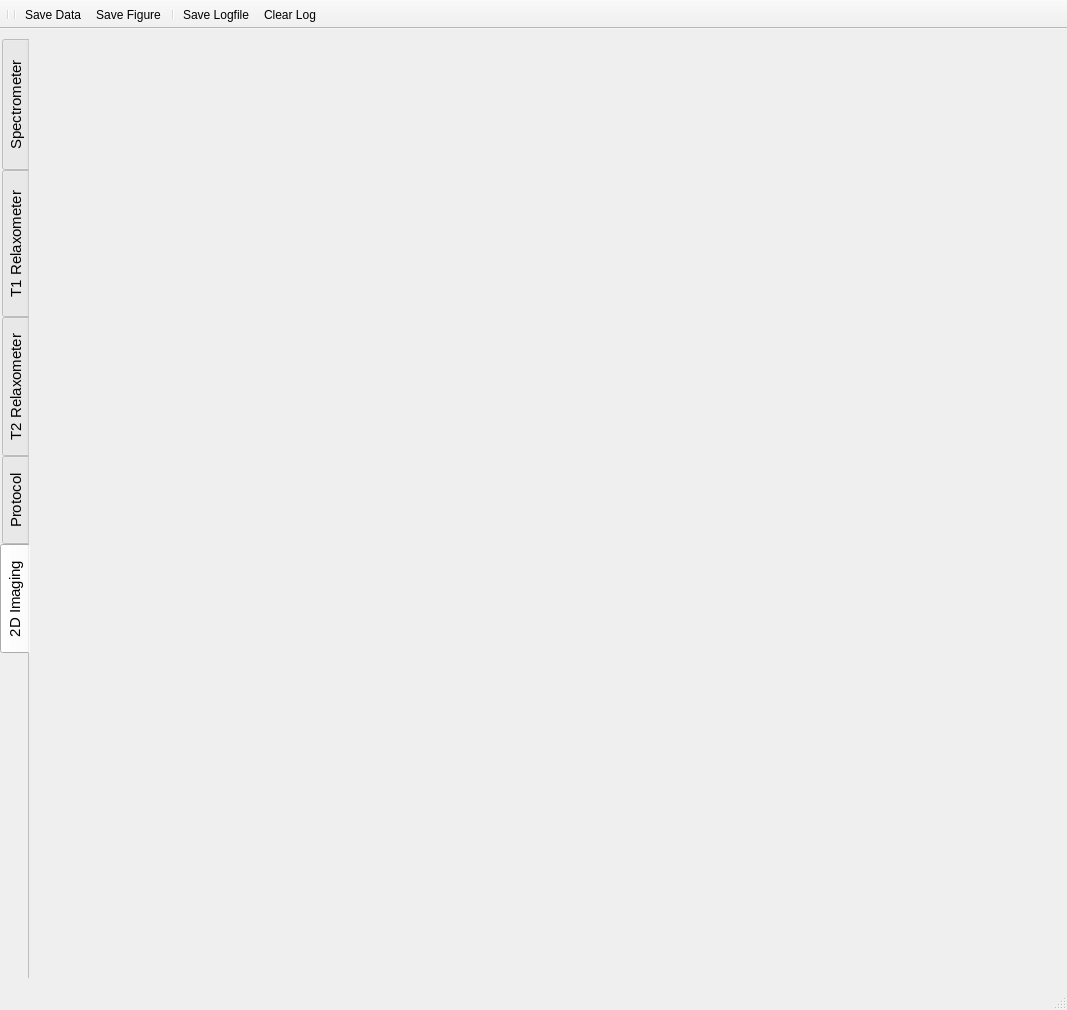
<?xml version="1.0" encoding="UTF-8"?>
<ui version="4.0">
 <class>main_window</class>
 <widget class="QMainWindow" name="main_window">
  <property name="geometry">
   <rect>
    <x>0</x>
    <y>0</y>
    <width>1067</width>
    <height>1010</height>
   </rect>
  </property>
  <property name="windowTitle">
   <string>MainWindow</string>
  </property>
  <property name="autoFillBackground">
   <bool>false</bool>
  </property>
  <property name="animated">
   <bool>true</bool>
  </property>
  <property name="documentMode">
   <bool>true</bool>
  </property>
  <property name="tabShape">
   <enum>QTabWidget::Rounded</enum>
  </property>
  <widget class="QWidget" name="centralwidget">
   <property name="autoFillBackground">
    <bool>false</bool>
   </property>
   <layout class="QHBoxLayout" name="horizontalLayout">
    <property name="spacing">
     <number>10</number>
    </property>
    <property name="leftMargin">
     <number>0</number>
    </property>
    <property name="topMargin">
     <number>10</number>
    </property>
    <property name="rightMargin">
     <number>15</number>
    </property>
    <property name="bottomMargin">
     <number>10</number>
    </property>
    <item>
     <widget class="QTabWidget" name="plotTabWidget">
      <property name="sizePolicy">
       <sizepolicy hsizetype="Expanding" vsizetype="Expanding">
        <horstretch>0</horstretch>
        <verstretch>0</verstretch>
       </sizepolicy>
      </property>
      <property name="sizeIncrement">
       <size>
        <width>0</width>
        <height>0</height>
       </size>
      </property>
      <property name="baseSize">
       <size>
        <width>0</width>
        <height>0</height>
       </size>
      </property>
      <property name="font">
       <font>
        <pointsize>11</pointsize>
        <weight>50</weight>
        <bold>false</bold>
       </font>
      </property>
      <property name="contextMenuPolicy">
       <enum>Qt::DefaultContextMenu</enum>
      </property>
      <property name="layoutDirection">
       <enum>Qt::LeftToRight</enum>
      </property>
      <property name="autoFillBackground">
       <bool>true</bool>
      </property>
      <property name="tabPosition">
       <enum>QTabWidget::West</enum>
      </property>
      <property name="tabShape">
       <enum>QTabWidget::Rounded</enum>
      </property>
      <property name="currentIndex">
       <number>4</number>
      </property>
      <property name="iconSize">
       <size>
        <width>10</width>
        <height>10</height>
       </size>
      </property>
      <property name="elideMode">
       <enum>Qt::ElideNone</enum>
      </property>
      <property name="usesScrollButtons">
       <bool>false</bool>
      </property>
      <property name="documentMode">
       <bool>true</bool>
      </property>
      <property name="tabsClosable">
       <bool>false</bool>
      </property>
      <property name="movable">
       <bool>false</bool>
      </property>
      <property name="tabBarAutoHide">
       <bool>false</bool>
      </property>
      <widget class="QWidget" name="spectrometer">
       <attribute name="title">
        <string>  Spectrometer  </string>
       </attribute>
       <layout class="QHBoxLayout" name="horizontalLayout_4">
        <property name="spacing">
         <number>0</number>
        </property>
        <property name="leftMargin">
         <number>0</number>
        </property>
        <property name="topMargin">
         <number>0</number>
        </property>
        <property name="rightMargin">
         <number>0</number>
        </property>
        <property name="bottomMargin">
         <number>0</number>
        </property>
        <item>
         <widget class="QWidget" name="spectrometerWidget" native="true">
          <property name="autoFillBackground">
           <bool>false</bool>
          </property>
          <layout class="QVBoxLayout" name="spectrometerLayout">
           <property name="spacing">
            <number>10</number>
           </property>
           <property name="leftMargin">
            <number>0</number>
           </property>
           <property name="topMargin">
            <number>0</number>
           </property>
           <property name="rightMargin">
            <number>0</number>
           </property>
           <property name="bottomMargin">
            <number>0</number>
           </property>
          </layout>
         </widget>
        </item>
       </layout>
      </widget>
      <widget class="QWidget" name="T1relaxometer">
       <property name="sizePolicy">
        <sizepolicy hsizetype="Preferred" vsizetype="Preferred">
         <horstretch>0</horstretch>
         <verstretch>0</verstretch>
        </sizepolicy>
       </property>
       <property name="minimumSize">
        <size>
         <width>0</width>
         <height>0</height>
        </size>
       </property>
       <property name="maximumSize">
        <size>
         <width>16777215</width>
         <height>16777215</height>
        </size>
       </property>
       <attribute name="title">
        <string>  T1 Relaxometer  </string>
       </attribute>
       <layout class="QHBoxLayout" name="horizontalLayout_2">
        <property name="spacing">
         <number>0</number>
        </property>
        <property name="leftMargin">
         <number>0</number>
        </property>
        <property name="topMargin">
         <number>0</number>
        </property>
        <property name="rightMargin">
         <number>0</number>
        </property>
        <property name="bottomMargin">
         <number>0</number>
        </property>
        <item>
         <widget class="QWidget" name="verticalWidget" native="true">
          <property name="autoFillBackground">
           <bool>false</bool>
          </property>
          <layout class="QVBoxLayout" name="T1relaxLayout">
           <property name="spacing">
            <number>10</number>
           </property>
           <property name="leftMargin">
            <number>0</number>
           </property>
           <property name="topMargin">
            <number>0</number>
           </property>
           <property name="rightMargin">
            <number>0</number>
           </property>
           <property name="bottomMargin">
            <number>0</number>
           </property>
          </layout>
         </widget>
        </item>
       </layout>
      </widget>
      <widget class="QWidget" name="T2relaxometer">
       <attribute name="title">
        <string> T2 Relaxometer </string>
       </attribute>
       <layout class="QHBoxLayout" name="horizontalLayout_6">
        <property name="spacing">
         <number>0</number>
        </property>
        <property name="leftMargin">
         <number>0</number>
        </property>
        <property name="topMargin">
         <number>0</number>
        </property>
        <property name="rightMargin">
         <number>0</number>
        </property>
        <property name="bottomMargin">
         <number>0</number>
        </property>
        <item>
         <widget class="QWidget" name="horizontalWidget" native="true">
          <layout class="QHBoxLayout" name="T2relaxLayout">
           <property name="spacing">
            <number>0</number>
           </property>
           <property name="leftMargin">
            <number>0</number>
           </property>
           <property name="topMargin">
            <number>0</number>
           </property>
           <property name="rightMargin">
            <number>0</number>
           </property>
           <property name="bottomMargin">
            <number>0</number>
           </property>
          </layout>
         </widget>
        </item>
       </layout>
      </widget>
      <widget class="QWidget" name="protocol">
       <attribute name="title">
        <string> Protocol </string>
       </attribute>
       <layout class="QHBoxLayout" name="horizontalLayout_5">
        <property name="spacing">
         <number>0</number>
        </property>
        <property name="leftMargin">
         <number>0</number>
        </property>
        <property name="topMargin">
         <number>0</number>
        </property>
        <property name="rightMargin">
         <number>0</number>
        </property>
        <property name="bottomMargin">
         <number>0</number>
        </property>
        <item>
         <widget class="QWidget" name="verticalWidget" native="true">
          <layout class="QVBoxLayout" name="verticalLayout">
           <property name="spacing">
            <number>0</number>
           </property>
           <property name="leftMargin">
            <number>0</number>
           </property>
           <property name="topMargin">
            <number>0</number>
           </property>
           <property name="rightMargin">
            <number>0</number>
           </property>
           <property name="bottomMargin">
            <number>0</number>
           </property>
           <item>
            <widget class="QWidget" name="CC" native="true">
             <property name="sizePolicy">
              <sizepolicy hsizetype="Preferred" vsizetype="Fixed">
               <horstretch>0</horstretch>
               <verstretch>0</verstretch>
              </sizepolicy>
             </property>
             <property name="minimumSize">
              <size>
               <width>0</width>
               <height>300</height>
              </size>
             </property>
             <property name="maximumSize">
              <size>
               <width>16777215</width>
               <height>300</height>
              </size>
             </property>
             <property name="font">
              <font>
               <pointsize>10</pointsize>
               <weight>75</weight>
               <bold>true</bold>
              </font>
             </property>
             <layout class="QHBoxLayout" name="protocolLayout">
              <property name="spacing">
               <number>0</number>
              </property>
              <property name="leftMargin">
               <number>0</number>
              </property>
              <property name="topMargin">
               <number>0</number>
              </property>
              <property name="rightMargin">
               <number>0</number>
              </property>
              <property name="bottomMargin">
               <number>0</number>
              </property>
             </layout>
            </widget>
           </item>
           <item>
            <widget class="QWidget" name="Plot" native="true">
             <layout class="QHBoxLayout" name="protocolPlotLayout">
              <property name="spacing">
               <number>0</number>
              </property>
              <property name="leftMargin">
               <number>0</number>
              </property>
              <property name="topMargin">
               <number>0</number>
              </property>
              <property name="rightMargin">
               <number>0</number>
              </property>
              <property name="bottomMargin">
               <number>0</number>
              </property>
             </layout>
            </widget>
           </item>
          </layout>
         </widget>
        </item>
       </layout>
      </widget>
      <widget class="QWidget" name="imaging">
       <attribute name="title">
        <string> 2D Imaging </string>
       </attribute>
       <layout class="QHBoxLayout" name="horizontalLayout_3">
        <property name="spacing">
         <number>0</number>
        </property>
        <property name="leftMargin">
         <number>0</number>
        </property>
        <property name="topMargin">
         <number>0</number>
        </property>
        <property name="rightMargin">
         <number>0</number>
        </property>
        <property name="bottomMargin">
         <number>0</number>
        </property>
        <item>
         <widget class="QWidget" name="verticalWidget" native="true">
          <layout class="QVBoxLayout" name="imagingLayout">
           <property name="spacing">
            <number>0</number>
           </property>
           <property name="leftMargin">
            <number>0</number>
           </property>
           <property name="topMargin">
            <number>0</number>
           </property>
           <property name="rightMargin">
            <number>0</number>
           </property>
           <property name="bottomMargin">
            <number>0</number>
           </property>
          </layout>
         </widget>
        </item>
       </layout>
      </widget>
     </widget>
    </item>
    <item>
     <widget class="QWidget" name="Controlbar" native="true">
      <property name="sizePolicy">
       <sizepolicy hsizetype="Fixed" vsizetype="Preferred">
        <horstretch>0</horstretch>
        <verstretch>0</verstretch>
       </sizepolicy>
      </property>
      <property name="minimumSize">
       <size>
        <width>320</width>
        <height>0</height>
       </size>
      </property>
      <property name="autoFillBackground">
       <bool>false</bool>
      </property>
      <layout class="QVBoxLayout" name="controlbarLayout">
       <property name="spacing">
        <number>0</number>
       </property>
       <property name="leftMargin">
        <number>0</number>
       </property>
       <property name="topMargin">
        <number>18</number>
       </property>
       <property name="rightMargin">
        <number>0</number>
       </property>
       <property name="bottomMargin">
        <number>0</number>
       </property>
       <item>
        <widget class="QScrollArea" name="ccScroll">
         <property name="autoFillBackground">
          <bool>true</bool>
         </property>
         <property name="frameShape">
          <enum>QFrame::NoFrame</enum>
         </property>
         <property name="frameShadow">
          <enum>QFrame::Plain</enum>
         </property>
         <property name="lineWidth">
          <number>0</number>
         </property>
         <property name="horizontalScrollBarPolicy">
          <enum>Qt::ScrollBarAlwaysOff</enum>
         </property>
         <property name="widgetResizable">
          <bool>true</bool>
         </property>
         <property name="alignment">
          <set>Qt::AlignHCenter|Qt::AlignTop</set>
         </property>
         <widget class="QWidget" name="scrollAreaWidgetContents">
          <property name="geometry">
           <rect>
            <x>0</x>
            <y>0</y>
            <width>320</width>
            <height>879</height>
           </rect>
          </property>
         </widget>
        </widget>
       </item>
      </layout>
     </widget>
    </item>
   </layout>
  </widget>
  <widget class="QMenuBar" name="menubar">
   <property name="geometry">
    <rect>
     <x>0</x>
     <y>0</y>
     <width>1067</width>
     <height>22</height>
    </rect>
   </property>
  </widget>
  <widget class="QStatusBar" name="statusbar"/>
  <widget class="QToolBar" name="toolbar">
   <property name="minimumSize">
    <size>
     <width>0</width>
     <height>0</height>
    </size>
   </property>
   <property name="sizeIncrement">
    <size>
     <width>0</width>
     <height>100</height>
    </size>
   </property>
   <property name="windowTitle">
    <string>toolBar</string>
   </property>
   <property name="autoFillBackground">
    <bool>true</bool>
   </property>
   <property name="movable">
    <bool>false</bool>
   </property>
   <property name="orientation">
    <enum>Qt::Horizontal</enum>
   </property>
   <property name="iconSize">
    <size>
     <width>16</width>
     <height>16</height>
    </size>
   </property>
   <property name="toolButtonStyle">
    <enum>Qt::ToolButtonTextUnderIcon</enum>
   </property>
   <attribute name="toolBarArea">
    <enum>TopToolBarArea</enum>
   </attribute>
   <attribute name="toolBarBreak">
    <bool>false</bool>
   </attribute>
   <addaction name="separator"/>
   <addaction name="separator"/>
   <addaction name="action_exportData"/>
   <addaction name="action_saveFig"/>
   <addaction name="separator"/>
   <addaction name="action_saveLog"/>
   <addaction name="action_clearLog"/>
  </widget>
  <action name="action_exportParams">
   <property name="icon">
    <iconset>
     <normaloff>icons/export_setting_normal.png</normaloff>
     <activeon>icons/export_setting_active.png</activeon>
     <selectedon>icons/export_setting_active.png</selectedon>icons/export_setting_normal.png</iconset>
   </property>
   <property name="text">
    <string>Export Settings</string>
   </property>
   <property name="toolTip">
    <string>Export data</string>
   </property>
   <property name="iconVisibleInMenu">
    <bool>false</bool>
   </property>
  </action>
  <action name="action_importParams">
   <property name="icon">
    <iconset>
     <normaloff>icons/upload_setting_normal.png</normaloff>
     <normalon>icons/upload_setting_active.png</normalon>icons/upload_setting_normal.png</iconset>
   </property>
   <property name="text">
    <string>Import Setting</string>
   </property>
  </action>
  <action name="action_exportData">
   <property name="icon">
    <iconset>
     <normaloff>icons/save_data_normal.png</normaloff>
     <normalon>icons/save_data_active.png</normalon>icons/save_data_normal.png</iconset>
   </property>
   <property name="text">
    <string>Save Data</string>
   </property>
  </action>
  <action name="action_saveFig">
   <property name="icon">
    <iconset>
     <normaloff>icons/save_fig_normal.png</normaloff>
     <normalon>icons/save_fig_active.png</normalon>icons/save_fig_normal.png</iconset>
   </property>
   <property name="text">
    <string>Save Figure</string>
   </property>
   <property name="toolTip">
    <string>Saves the actual figure</string>
   </property>
  </action>
  <action name="action_saveLog">
   <property name="icon">
    <iconset>
     <normaloff>icons/save_log_normal.png</normaloff>
     <normalon>icons/save_log_active.png</normalon>icons/save_log_normal.png</iconset>
   </property>
   <property name="text">
    <string>Save Logfile</string>
   </property>
   <property name="toolTip">
    <string>Saves the logged information</string>
   </property>
  </action>
  <action name="action_clearLog">
   <property name="icon">
    <iconset>
     <normaloff>icons/clear_log_normal.png</normaloff>
     <normalon>icons/clear_log_active.png</normalon>icons/clear_log_normal.png</iconset>
   </property>
   <property name="text">
    <string>Clear Log</string>
   </property>
   <property name="toolTip">
    <string>action_clearLog</string>
   </property>
  </action>
 </widget>
 <resources/>
 <connections/>
</ui>
